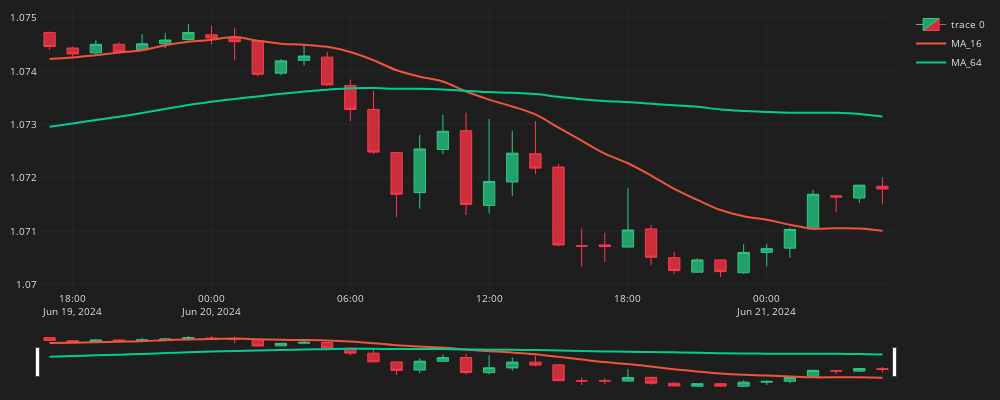

The notebook cell saved with this chart:
### Code cell
fig = go.Figure()
fig.add_trace(go.Candlestick(
    x=df_plot.time, 
    open=df_plot.mid_o, 
    high=df_plot.mid_h, 
    low=df_plot.mid_l, 
    close=df_plot.mid_c,
    line=dict(width=1),
    opacity=1,
    increasing_fillcolor="#24A06B",
    decreasing_fillcolor="#CC2E3C",
    increasing_line_color="#2EC886",
    decreasing_line_color="#FF3A4C"
))
for ma in ma_list:
    col = f"MA_{ma}"
    fig.add_trace(go.Scatter(
        x=df_plot.time,
        y=df_plot[col],
        line=dict(width=2),
        line_shape='spline',
        name=col
))
fig.update_layout(
    width=1000, height=400,
    font=dict(size=10, color="#e1e1e1"),
    margin=dict(l=10, r=10, b=10, t=10),
    paper_bgcolor="#1e1e1e",
    plot_bgcolor="#1e1e1e"
)
fig.update_xaxes(
    gridcolor="#1f292f",
    showgrid=True, fixedrange=True, #rangeslider=dict(visible=False)
)
fig.update_yaxes(
    gridcolor="#1f292f",
    showgrid=True
)
fig.show()
